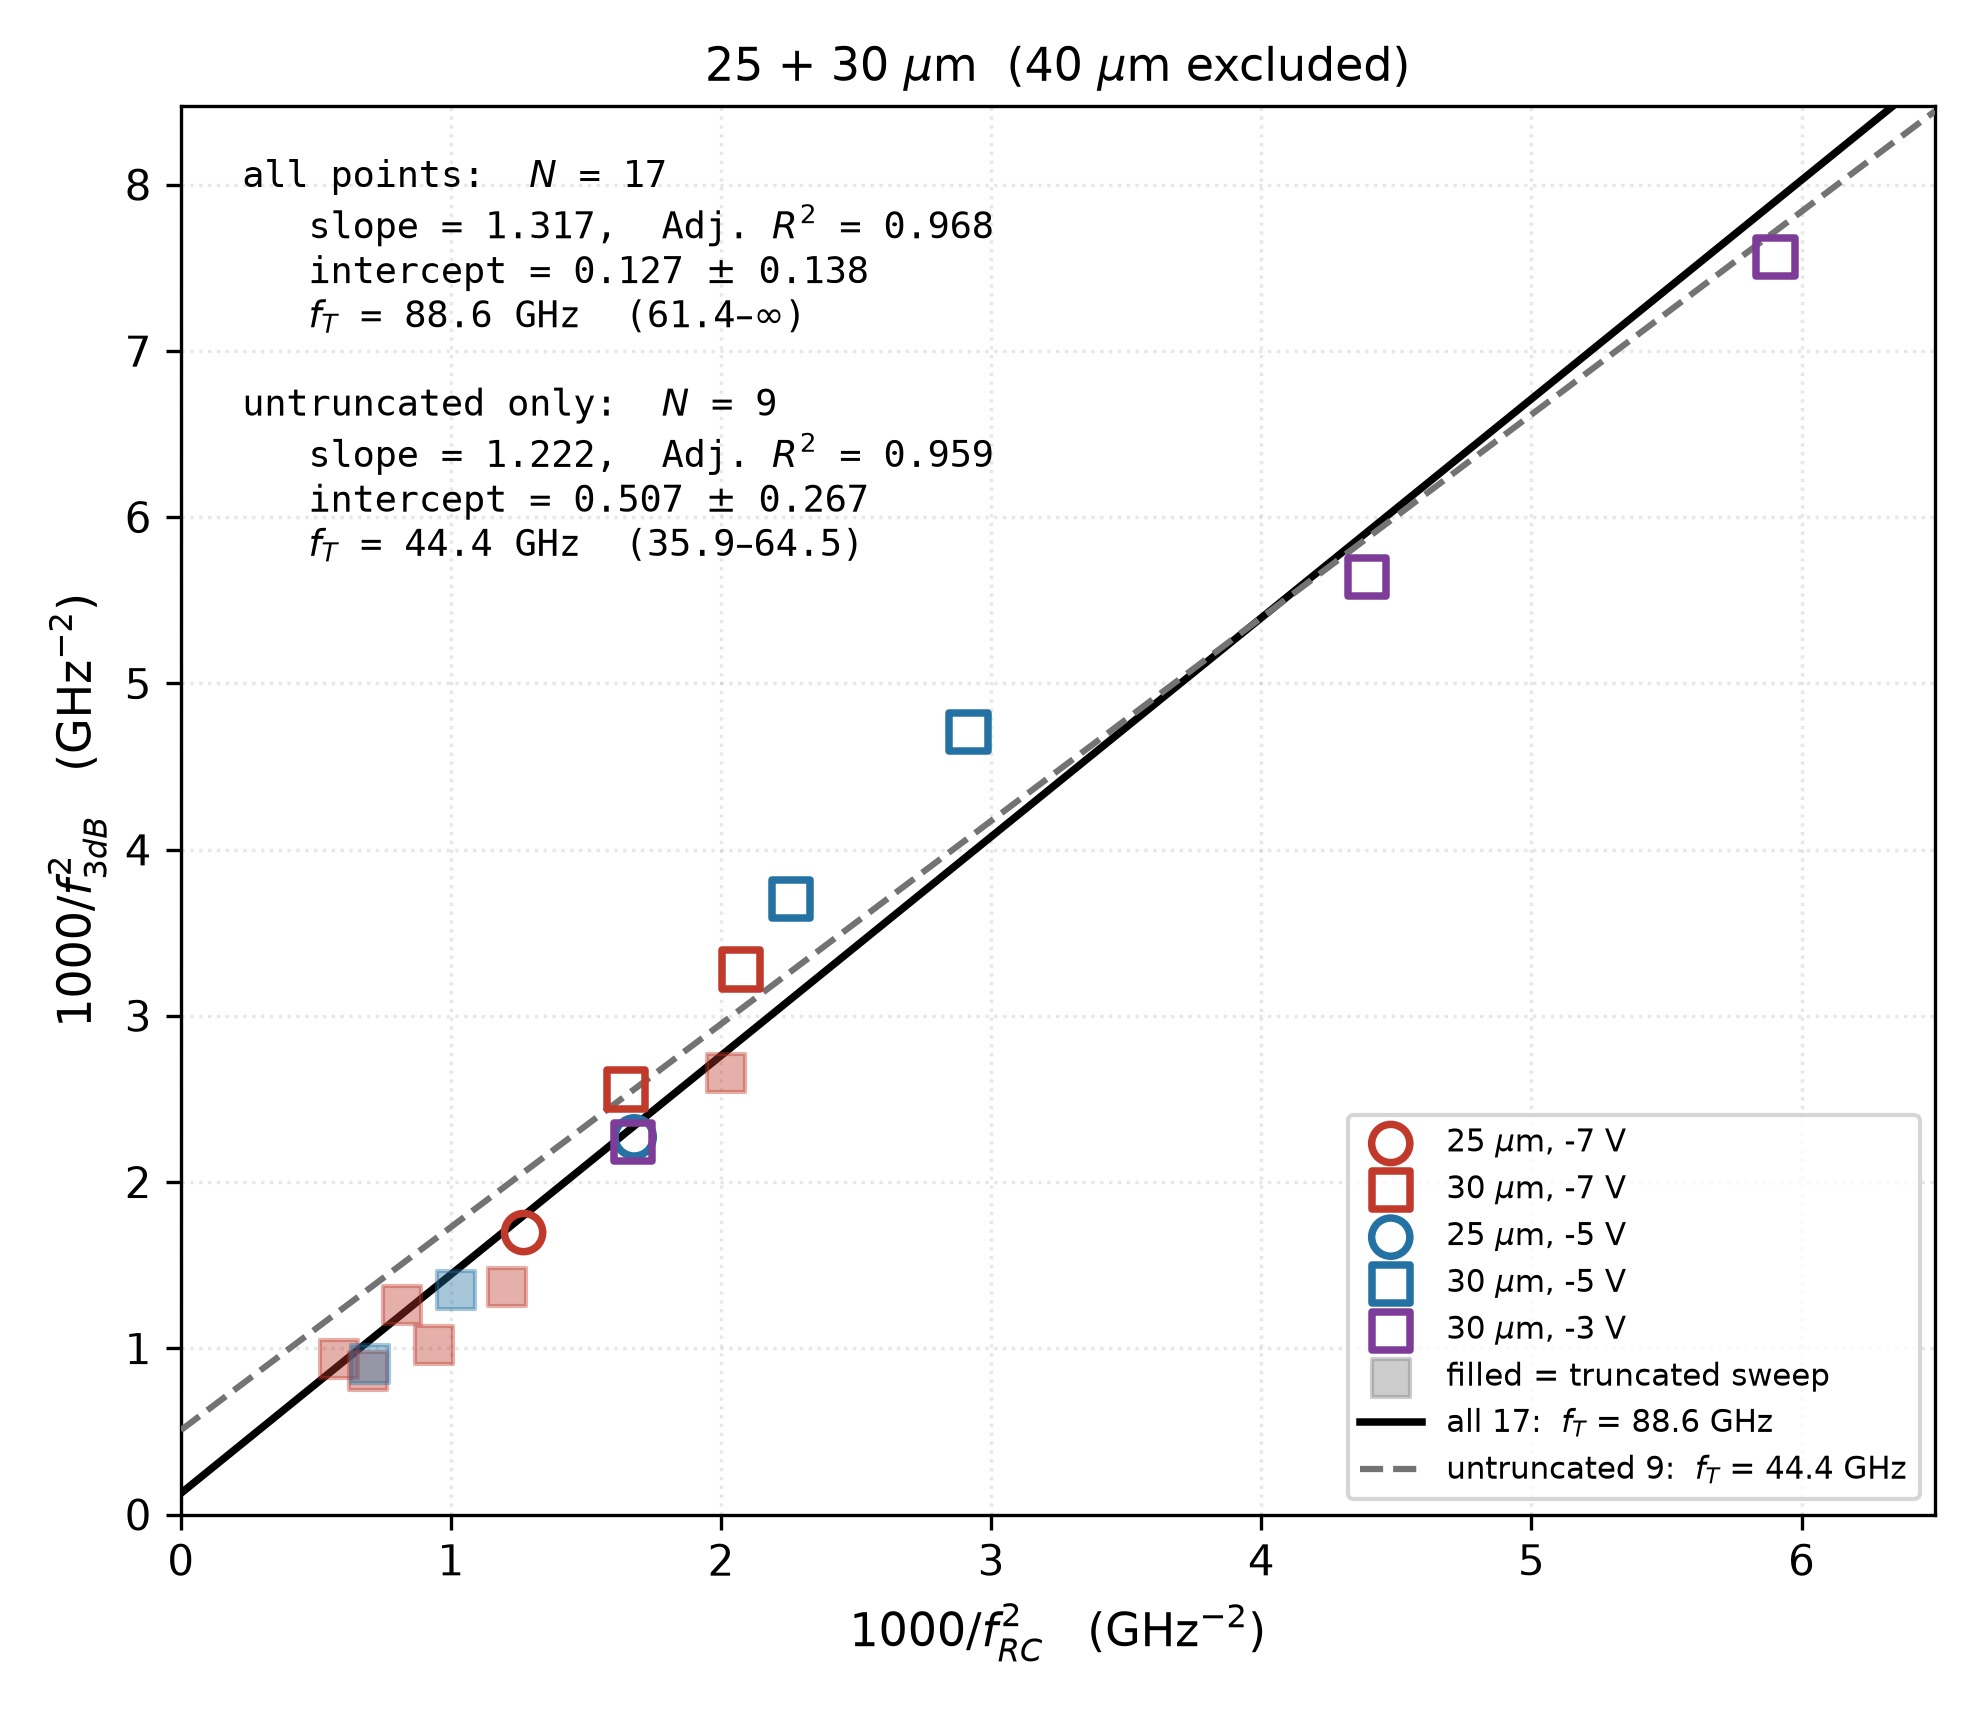

Recreate this plot in Python.
"""25 + 30 um only (40 um excluded): all points, with the untruncated subset
as a secondary fit for reference."""
import numpy as np, pandas as pd
import matplotlib
matplotlib.use('Agg')
import matplotlib.pyplot as plt

t = pd.read_csv('ft_userbw.csv')
t = t[(t.D != 40) & np.isfinite(t.x) & np.isfinite(t.y)].copy()

def fit(s):
    x, y = s.x.values, s.y.values
    A = np.vstack([x, np.ones_like(x)]).T
    (sl, b), *_ = np.linalg.lstsq(A, y, rcond=None)
    res = y - A @ [sl, b]
    r2 = 1 - (res**2).sum()/((y - y.mean())**2).sum()
    adj = 1 - (1 - r2)*(len(x) - 1)/(len(x) - 2)
    cov = (res**2).sum()/(len(x) - 2)*np.linalg.inv(A.T @ A); se = np.sqrt(cov[1, 1])
    f = lambda v: np.sqrt(1000/v) if v > 0 else np.nan
    return dict(N=len(x), sl=sl, b=b, se=se, adj=adj, fT=f(b), lo=f(b + se), hi=f(b - se))

ALL = fit(t); UN = fit(t[t.ok])
for n, o in (('25+30 um, all', ALL), ('25+30 um, untruncated', UN)):
    hi = f"{o['hi']:.1f}" if np.isfinite(o['hi']) else 'inf'
    print(f"{n:<24s} N={o['N']:2d} slope={o['sl']:.3f} intercept={o['b']:+.3f}+-{o['se']:.3f} "
          f"AdjR2={o['adj']:.3f} f_T={o['fT']:.1f} ({o['lo']:.1f}-{hi})")

MK = {25: 'o', 30: 's'}; CV = {-3: '#7d3c98', -5: '#2471a3', -7: '#c0392b'}
fig, ax = plt.subplots(figsize=(6.6, 5.7))
for V in (-7, -5, -3):
    for D in (25, 30):
        q = t[(t.V == V) & (t.D == D)]
        if not len(q): continue
        ok = q[q.ok]; tr = q[~q.ok]
        if len(ok):
            ax.scatter(ok.x, ok.y, s=84, marker=MK[D], facecolor='none',
                       edgecolor=CV[V], lw=1.8, zorder=5, label=f'{D} $\\mu$m, {V} V')
        if len(tr):
            ax.scatter(tr.x, tr.y, s=84, marker=MK[D], facecolor=CV[V],
                       edgecolor=CV[V], alpha=.4, lw=1.0, zorder=4)
ax.scatter([], [], s=84, marker='s', facecolor='0.5', edgecolor='0.5', alpha=.4,
           label='filled = truncated sweep')
xr = np.linspace(0, t.x.max()*1.1, 40)
ax.plot(xr, ALL['sl']*xr + ALL['b'], 'k-', lw=1.8, zorder=3,
        label=f"all {ALL['N']}:  $f_T$ = {ALL['fT']:.1f} GHz")
ax.plot(xr, UN['sl']*xr + UN['b'], '--', color='0.45', lw=1.5, zorder=3,
        label=f"untruncated {UN['N']}:  $f_T$ = {UN['fT']:.1f} GHz")

def block(o, tag):
    hi = f"{o['hi']:.1f}" if np.isfinite(o['hi']) else '$\\infty$'
    return (f'{tag}:  $N$ = {o["N"]}\n   slope = {o["sl"]:.3f},  Adj. $R^2$ = {o["adj"]:.3f}\n'
            f'   intercept = {o["b"]:.3f} $\\pm$ {o["se"]:.3f}\n'
            f'   $f_T$ = {o["fT"]:.1f} GHz  ({o["lo"]:.1f}–{hi})')
ax.annotate(block(ALL, 'all points') + '\n\n' + block(UN, 'untruncated only'),
            xy=(0.035, 0.965), xycoords='axes fraction', va='top', fontsize=8.8,
            family='monospace')
ax.set_title(r'25 + 30 $\mu$m  (40 $\mu$m excluded)', fontsize=11)
ax.set_xlabel(r'$1000/f_{RC}^{2}$   (GHz$^{-2}$)', fontsize=11)
ax.set_ylabel(r'$1000/f_{3dB}^{2}$   (GHz$^{-2}$)', fontsize=11)
ax.set_xlim(0, t.x.max()*1.1); ax.set_ylim(0, t.y.max()*1.12)
ax.grid(alpha=.3, ls=':'); ax.legend(fontsize=7.4, loc='lower right')
fig.tight_layout(); fig.savefig('ft_userbw_no40.png', dpi=300)
print('wrote ft_userbw_no40.png')
